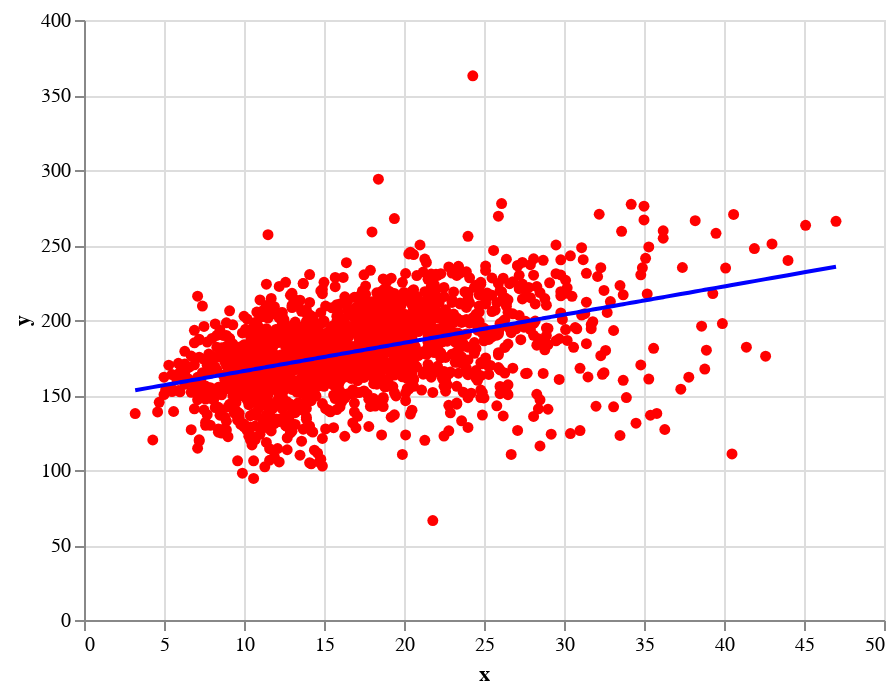

Notebook code cell kept with this figure:
### Markdown cell above
**3.3.6.Display the predictions versus the target line charts on the training set**

### Code cell
scatter_chart+line_chart

### Figure 1 — Vega-Lite specification as saved in the notebook (floating-point values rounded to 4 significant figures; data arrays with more than 128 entries replaced by an {"elided": "..."} marker saying what was removed)
{"config": {"view": {"continuousWidth": 400, "continuousHeight": 300}}, "layer": [{"data": {"name": "data-204d6bb1aaebb16ae20b44e7dd1e0cad"}, "mark": {"type": "circle", "color": "red", "opacity": 1}, "encoding": {"x": {"field": "x", "type": "quantitative"}, "y": {"field": "y", "type": "quantitative"}}}, {"data": {"name": "data-e15b52b087d20ec7c41440bf08eefb5d"}, "mark": {"type": "line", "color": "blue", "opacity": 1}, "encoding": {"x": {"field": "x", "type": "quantitative"}, "y": {"field": "y", "type": "quantitative"}}}], "$schema": "https://vega.github.io/schema/vega-lite/v4.17.0.json", "datasets": {"data-204d6bb1aaebb16ae20b44e7dd1e0cad": {"elided": "1828 records"}, "data-e15b52b087d20ec7c41440bf08eefb5d": {"elided": "1828 records"}}}
